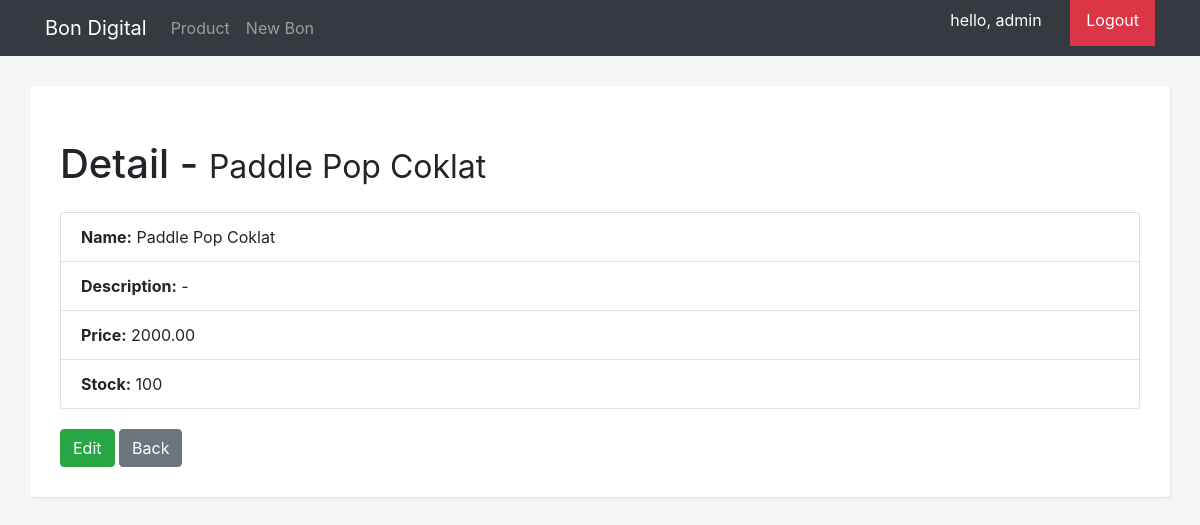
/view-product/2 (signed in), run on an earlier commit of the app's database.
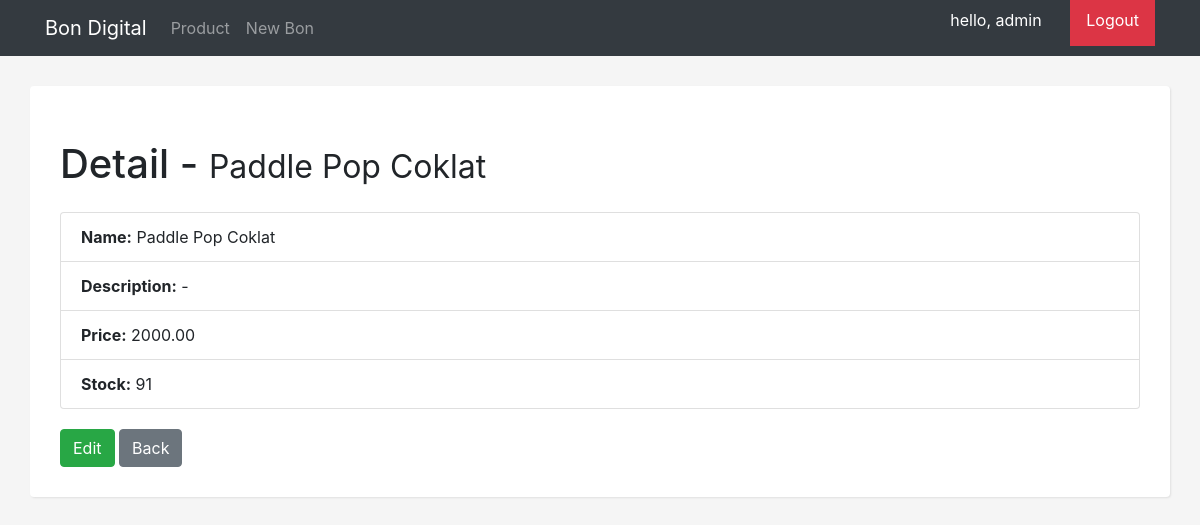
And on a later commit of the database.
### tugaspi/models.py (models this page shows, shortened)
class Product(models.Model):
    letters = RegexValidator(r'^[a-z A-Z]*$', 'Only alphanumeric characters are allowed.')
    name = models.CharField('Name', max_length=100, validators=[letters], unique=True)
    description = models.TextField('Description', default='-', blank=True)
    price = models.DecimalField('Price', decimal_places=2, max_digits=8)
    stock = models.IntegerField('Stock', default=0,
        validators= [MinValueValidator(0), MaxValueValidator(1000)]
    )
    created = models.DateTimeField('Created', auto_now_add=True)
    changed = models.DateTimeField('Changed', auto_now=True)
    class Meta:
        ordering = ['price']

### tugaspi/views.py (the view)
# urls.py: path('view-product/<int:pk>', ProductDetail.as_view(), name='product_view'),
class ProductDetail(DetailView):
    model = Product
    template_name = 'product/product_detail.html'

### tugaspi/templates/product/product_detail.html (shortened to what this page needs)
{% extends 'base.html' %}
{% block content %}
    {% if user.is_authenticated %}
    <h1 class="my-4">Detail -
        <small>{{ object.name }}</small>
    </h1>
    <div class="row">
        <div class="col-12">
            <ul class="list-group">
              <li class="list-group-item"><strong>Name:</strong> {{ object.name }}</li>
              <li class="list-group-item"><strong>Description:</strong> {{ object.description }}</li>
              <li class="list-group-item"><strong>Price:</strong> {{ object.price }}</li>
              <li class="list-group-item"><strong>Stock:</strong> {{ object.stock }}</li>
            </ul>
        </div>
    </div>
    <div class="row top-buffer">
        <div class="col-12">
                <a href="{% url 'product_edit' object.id %}"><button type="button" class="btn btn-success">Edit</button></a>
                <a href="{% url 'product_list' %}"><button type="button" class="btn btn-secondary">Back</button></a>
        </div>
    </div>
    {% else %}
    You're not allowed!<br/><br/>
    Click <a href="{% url 'register' %}">Here</a> To Register.
    {% endif %}
{% endblock %}

What changed in the data, as far as the page shows it:
changed Product "Paddle Pop Coklat": stock "100" → "91"
